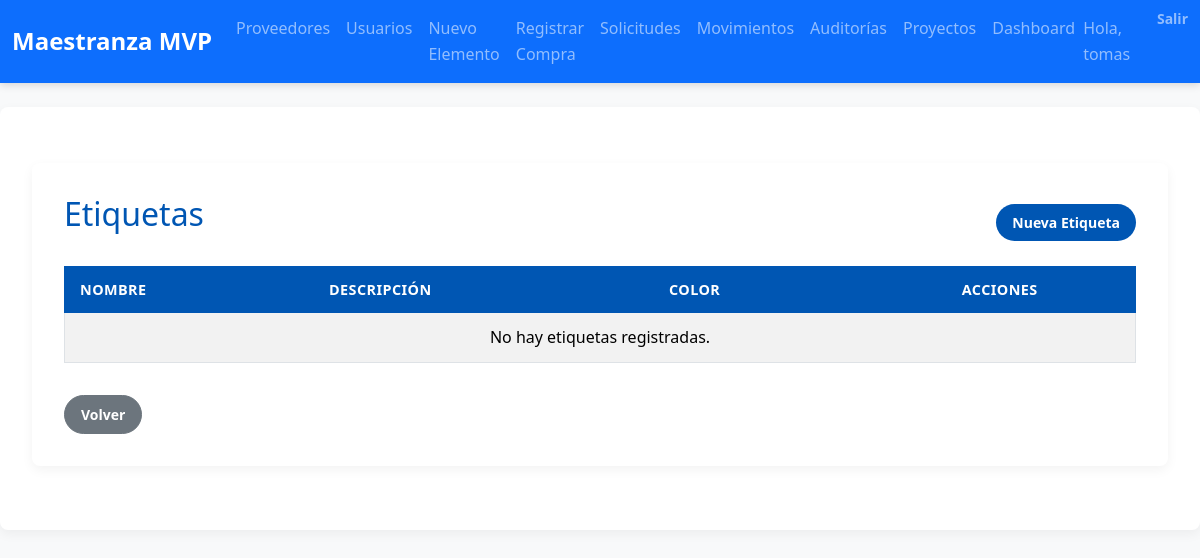
The app's page /etiquetas/ (signed in), older data.
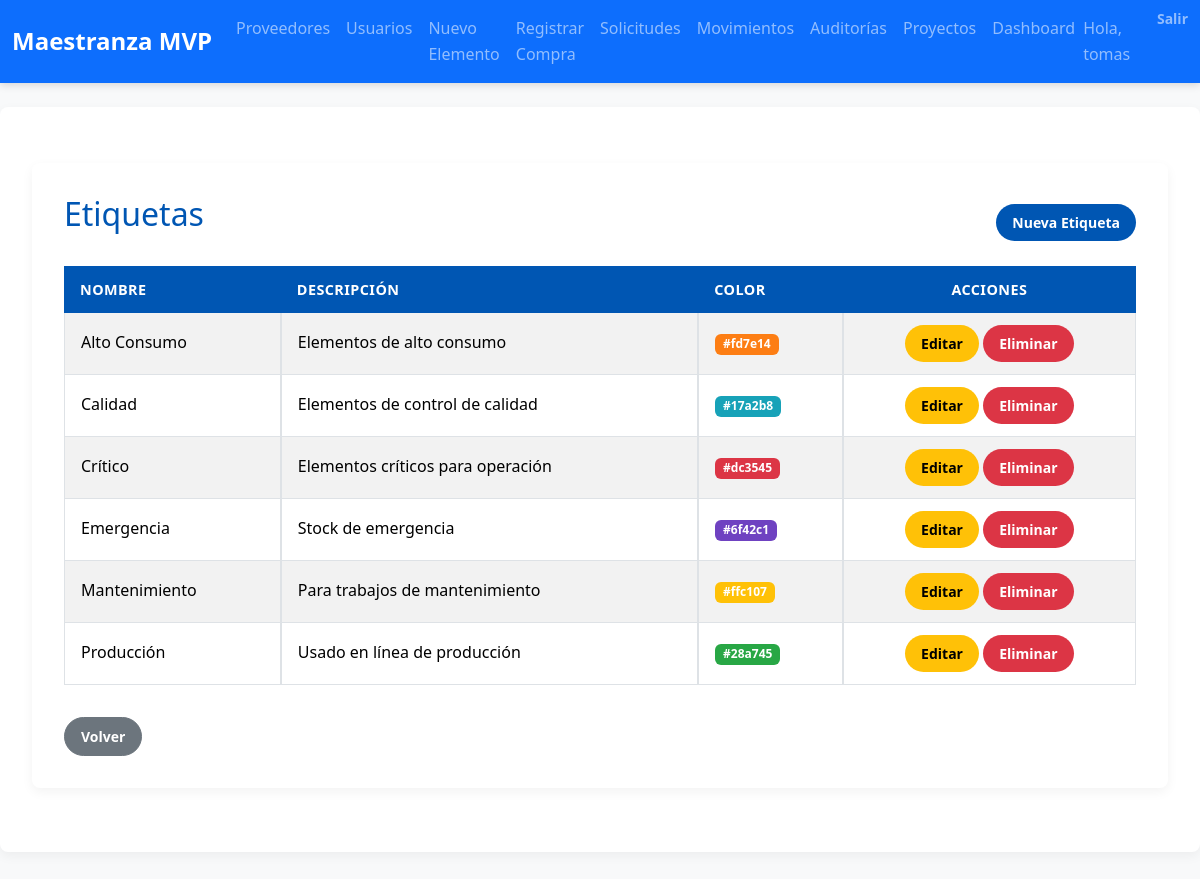
The same page, newer data.
### inventario/models.py (models this page shows, shortened)
class Etiqueta(models.Model):
    nombre = models.CharField(max_length=30, unique=True)
    descripcion = models.TextField(blank=True)
    color = models.CharField(max_length=7, default='#6c757d', help_text='Color en formato hexadecimal')
    class Meta:
        ordering = ['nombre']

### inventario/decorators.py (the view)
        def wrapper(request, *args, **kwargs):
            user = request.user
            if user.is_authenticated and (
                user.is_superuser or
                user.groups.filter(name=role_name).exists()
            ):
                return view_func(request, *args, **kwargs)
            messages.error(request,
                "🚫 No tienes permiso para acceder a esta funcionalidad."
            )
            return redirect('inventario:index')

### inventario/context_processors.py (called while the page is built)
def role_flags(request):
    user = request.user
    return {
        'is_admin':    user.is_authenticated and user.is_superuser,
        'is_gestor':   user.is_authenticated and user.groups.filter(name='Gestor de Inventario').exists(),
        'is_comprador':user.is_authenticated and user.groups.filter(name='Comprador').exists(),
        'is_logistica':user.is_authenticated and user.groups.filter(name='Logística').exists(),
        'is_auditor':  user.is_authenticated and user.groups.filter(name='Auditor').exists(),
        'is_produccion':user.is_authenticated and user.groups.filter(name='Jefe de Producción').exists(),
        'is_gerente_proyecto':user.is_authenticated and user.groups.filter(name='Gerente de Proyectos').exists(),
        'is_usuario_final':user.is_authenticated and user.groups.filter(name='Usuario Final').exists(),
    }

### inventario/views.py (called while the page is built)
@login_required
@role_required('Gestor de Inventario')
def etiqueta_list(request):
    etiquetas = Etiqueta.objects.all()
    return render(request, 'inventario/etiqueta_list.html', {'etiquetas': etiquetas})

### inventario/templates/inventario/etiqueta_list.html
{% extends 'inventario/base.html' %}
{% block content %}
<div class="container mt-4">
  <div class="d-flex justify-content-between align-items-center mb-3">
    <h2>Etiquetas</h2>
    <a href="{% url 'inventario:etiqueta_create' %}" class="btn btn-primary">Nueva Etiqueta</a>
  </div>
  <table class="table table-bordered table-striped">
    <thead>
      <tr>
        <th>Nombre</th>
        <th>Descripción</th>
        <th>Color</th>
        <th class="text-center">Acciones</th>
      </tr>
    </thead>
    <tbody>
      {% for tag in etiquetas %}
        <tr>
          <td>{{ tag.nombre }}</td>
          <td>{{ tag.descripcion }}</td>
          <td><span class="badge" style="background:{{ tag.color }};color:#fff;">{{ tag.color }}</span></td>
          <td class="text-center">
            <a href="{% url 'inventario:etiqueta_update' tag.id %}" class="btn btn-sm btn-warning">Editar</a>
            <a href="{% url 'inventario:etiqueta_delete' tag.id %}" class="btn btn-sm btn-danger">Eliminar</a>
          </td>
        </tr>
      {% empty %}
        <tr><td colspan="4" class="text-center">No hay etiquetas registradas.</td></tr>
      {% endfor %}
    </tbody>
  </table>
  <a href="{% url 'inventario:index' %}" class="btn btn-secondary mt-3">Volver</a>
</div>
{% endblock %}

Row changes from the older to the newer data that the page shows:
added Etiqueta: nombre "Alto Consumo", descripcion "Elementos de alto consumo", color "#fd7e14"
added Etiqueta: nombre "Calidad", descripcion "Elementos de control de calidad", color "#17a2b8"
added Etiqueta: nombre "Crítico", descripcion "Elementos críticos para operación", color "#dc3545"
added Etiqueta: nombre "Emergencia", descripcion "Stock de emergencia", color "#6f42c1"
added Etiqueta: nombre "Mantenimiento", descripcion "Para trabajos de mantenimiento", color "#ffc107"
added Etiqueta: nombre "Producción", descripcion "Usado en línea de producción", color "#28a745"
Text that changed along with them:
text no longer shown: "No hay etiquetas registradas."
